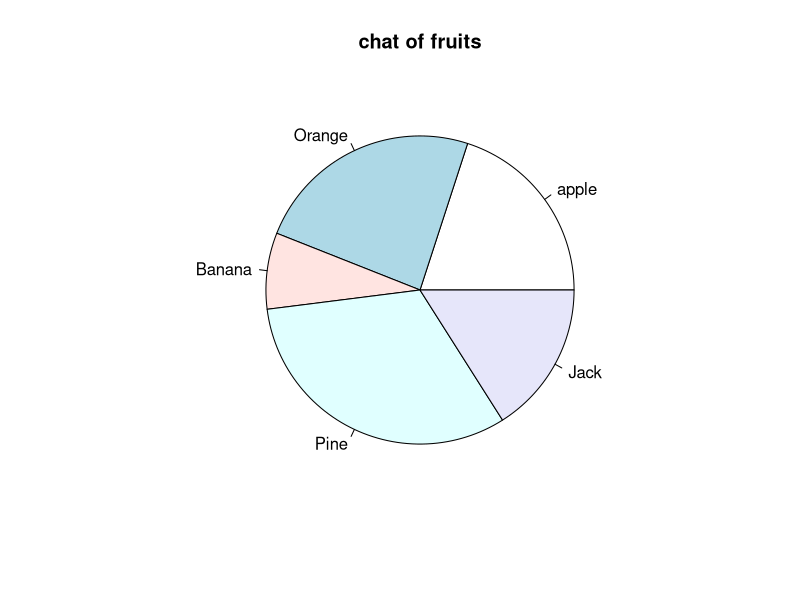
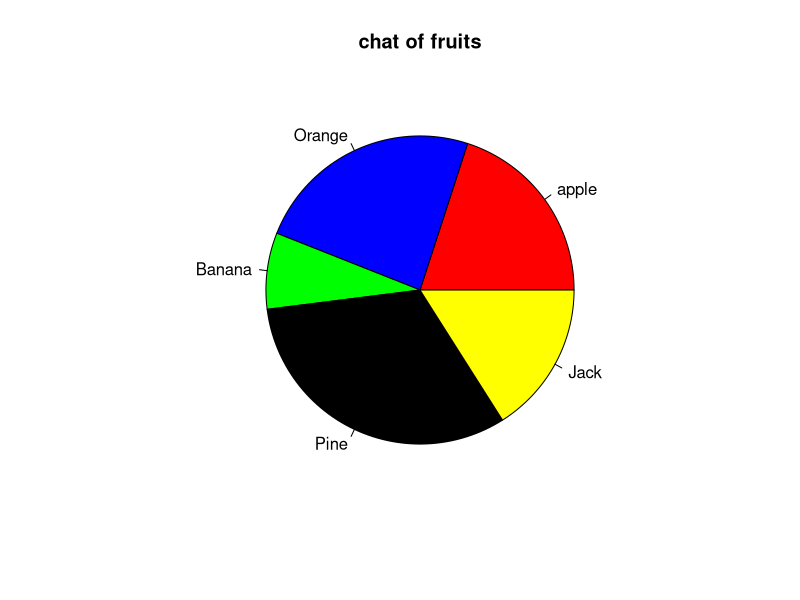
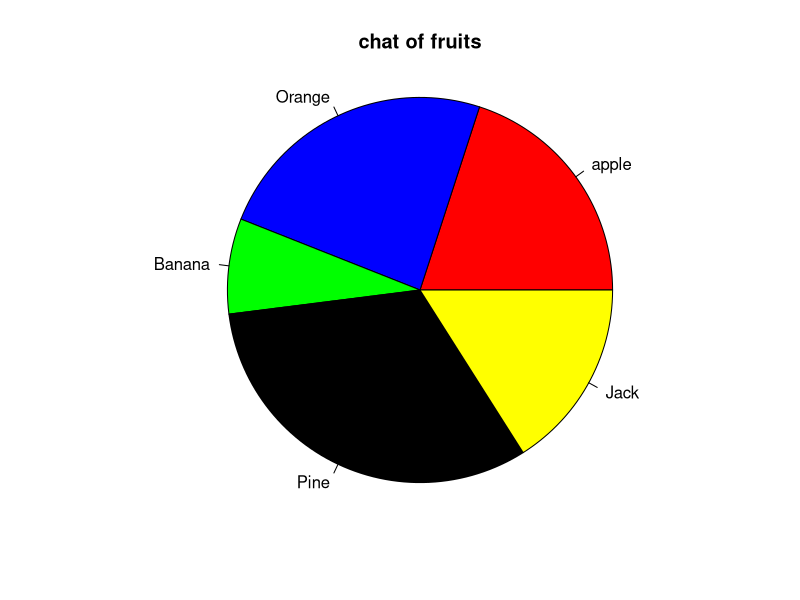
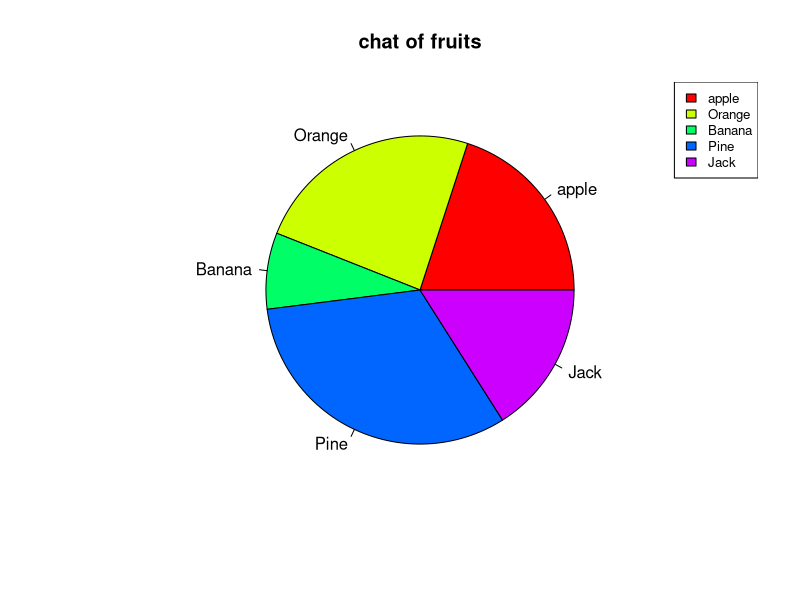
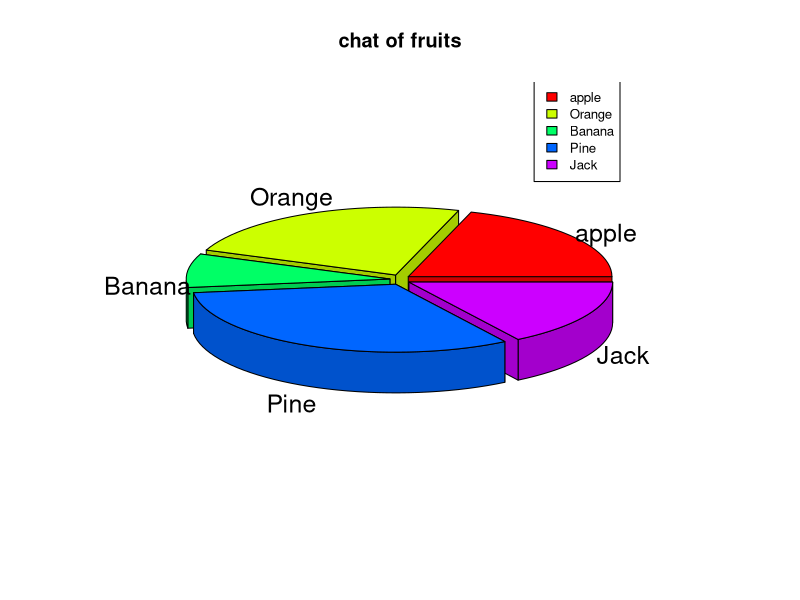

These figures' R source, in order:

slides=c(10,12,4,16,8)

llabls=c("apple","Orange","Banana","Pine","Jack")

#pie(values,labels,radius,main)
#values we specify the values like numerical data
#lables we specify the categorial labels to the graph 
#note the values and lables should be in same length 
#main is specigy the heading to the graph 
#radius +value to increase  and -value to decrease 

pie(c(10,12,4,16,8),labels=c("apple","Orange","Banana","Pine","Jack"),main="chat of fruits")

pie(c(10,12,4,16,8),labels=c("apple","Orange","Banana","Pine","Jack"), main="chat of fruits",col=c("red","blue","green","black","yellow"))

pie(c(10,12,4,16,8),labels=c("apple","Orange","Banana","Pine","Jack"),radius=+1, main="chat of fruits",col=c("red","blue","green","black","yellow"))

#rainbow color pallot 
pie(c(10,12,4,16,8),labels=c("apple","Orange","Banana","Pine","Jack"), main="chat of fruits",col=rainbow(length(c(10,12,4,16,8))))
legend("topright",c("apple","Orange","Banana","Pine","Jack"),cex=0.8,fill=rainbow(length(c(10,12,4,16,8))))

library(plotrix)
pie3D(c(10,12,4,16,8),labels=c("apple","Orange","Banana","Pine","Jack"),explode=0.05,main="chat of fruits",col=rainbow(length(c(10,12,4,16,8))))
legend("topright",c("apple","Orange","Banana","Pine","Jack"),cex=0.8,fill=rainbow(length(c(10,12,4,16,8))))



